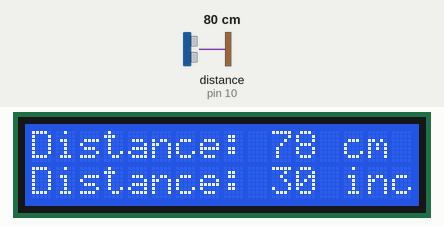
Bench run of a sketch on a simulated Arduino Uno, built with avr-gcc and run on an emulated ATmega328P. On the bench: 16×2 character LCD. Wiring (inferred from the names in the program): ultrasonic range finder: trigger pin 9; echo pin 10. Inputs (shaded band) come from the test bench; at power-on: distance to the obstacle (sensor on pin 10) 80 cm. The echo pulse lasts 58.3 µs per cm.

Above: at 1.2 s.
1.3 s: distance to the obstacle (sensor on pin 10) set to 2 cm
At 2.5 s:
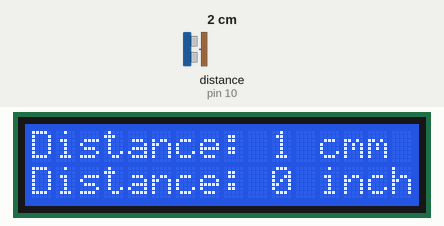
2.8 s: distance to the obstacle (sensor on pin 10) set to 18 cm
At 3.6 s:
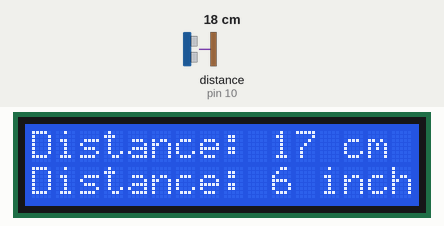
4.3 s: distance to the obstacle (sensor on pin 10) set to 4 cm
At 4.8 s:
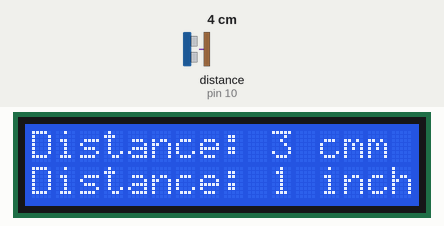
Timing chart, 0 to 7.3 s (numbered marks = the images above; inputs shaded):
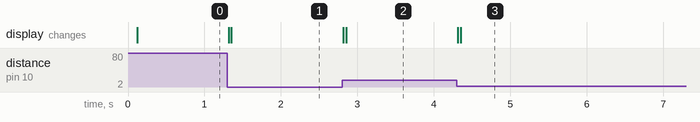

The sketch:

Sensor_Ultra_Sonico_HC-SR04.ino.ino
```cpp
#include <Wire.h>
#include <LiquidCrystal_I2C.h>

LiquidCrystal_I2C lcd(0x3F,2,1,0,4,5,6,7,3, POSITIVE);

const int trigPin = 9;
const int echoPin = 10;

long duration;
int distanceCm, distanceInch;

void setup() {
lcd.begin(16,2); // Initializes the interface to the LCD screen, and specifies the dimensions (width and height) of the display

pinMode(trigPin, OUTPUT);
pinMode(echoPin, INPUT);
}

void loop() {
digitalWrite(trigPin, LOW);
delayMicroseconds(2);

digitalWrite(trigPin, HIGH);
delayMicroseconds(10);
digitalWrite(trigPin, LOW);

duration = pulseIn(echoPin, HIGH);
distanceCm= duration*0.034/2;
distanceInch = duration*0.0133/2;

lcd.setCursor(0,0);
lcd.print("Distance: "); // Prints string "Distance" on the LCD
lcd.print(distanceCm); // Prints the distance value from the sensor
lcd.print(" cm");
delay(10);
lcd.setCursor(0,1);
lcd.print("Distance: ");
lcd.print(distanceInch);
lcd.print(" inch");
delay(10);
}
```

Measured:
- after the input at 1.3 s, the display: first changes at once (image 1 shows a later state)
- after the input at 2.8 s, the display: first changes at once (image 2 shows a later state)
- after the input at 4.3 s, the display: first changes at once (image 3 shows a later state)
